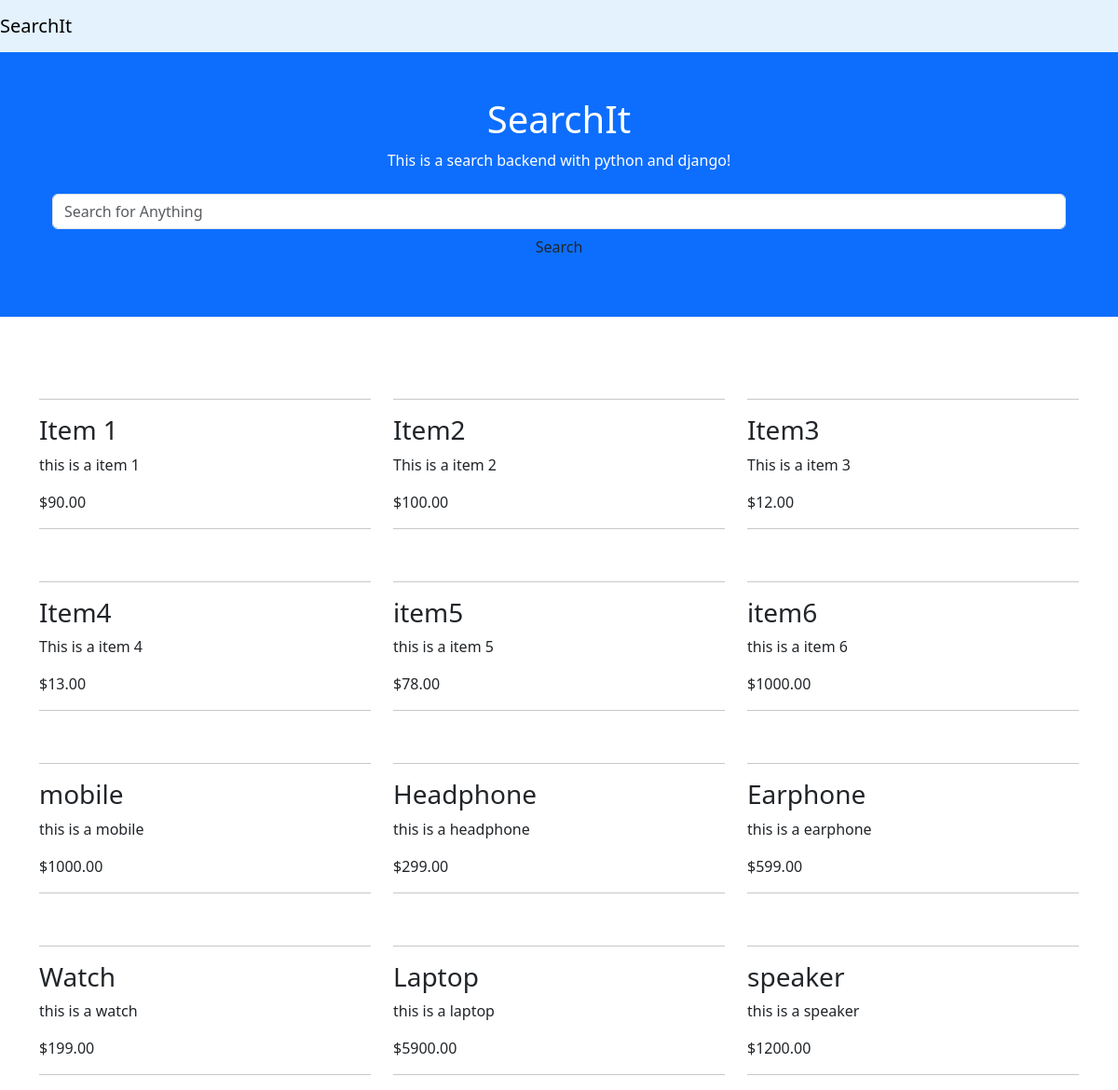
The page / on the database its author committed.
### main/models.py (models this page shows, shortened)
class Item(models.Model):
    name = models.CharField(max_length=255, null=True, default="",blank=True)
    image = models.ImageField(null=True, blank = True, upload_to='images/')
    about = models.TextField()
    price = models.DecimalField(max_digits=10, decimal_places=2)

### main/views.py (the view)
# urls.py: path('',views.home, name='home'),
def home(request):
    items = Item.objects.all()
    context = {
        'items':items
    }
    return render(request, 'main/home.html', context)

### main/templates/main/home.html (shortened to what this page needs)
{%extends 'main/base.html'%}
{%block content%}
<div class="container-fluid p-5 bg-primary text-white text-center">
    <h1>SearchIt</h1>
    <p>This is a search backend with python and django!</p>
    <div class="container-fluid p-2 bg-primary text-white text-center">
    <form class="form-inline my-2 my-lg-0" method="GET" action="{%url 'search'%}">
      <input class="form-control mr-sm-2" type="search" placeholder="Search for Anything" aria-label="Search" name = "query">
      <button class="btn btn success my-2 my-sm-0" type="submit">Search</button>
    </form>
  </div>
  </div>
  <div class="container mt-5">
    <div class="row">
      {% for item in items %}
          <div class="col-sm-4">
            <hr>
            <h3>{{ item.name }}</h3>
            <p>{{ item.about }}</p>
            <p>${{ item.price }}</p><hr>
          </div>
      {% endfor %}
    </div>
  </div>
  {%endblock content%}

### main/templates/main/base.html (shortened to what this page needs)
{%load static%}
<!DOCTYPE html>
<html lang="en">
<head>
    <link href="https://cdn.jsdelivr.net/npm/bootstrap@5.3.3/dist/css/bootstrap.min.css" rel="stylesheet">
    <link rel="stylesheet" href="{%static 'style.css'%}">
</head>
<body>
    <nav class="navbar navbar-light" style="background-color: #e3f2fd;">
        <a class="navbar-brand" href="{%url 'home'%}">SearchIt</a>
    </nav>
{%block content%}
{%endblock content%}
</body>
</html>

### rows shown on the page
Item: name "Item 1", about "this is a item 1", price "90.00"
Item: name "Item2", about "This is a item 2", price "100.00"
Item: name "Item3", about "This is a item 3", price "12.00"
Item: name "Item4", about "This is a item 4", price "13.00"
Item: name "item5", about "this is a item 5", price "78.00"
Item: name "item6", about "this is a item 6", price "1000.00"
Item: name "mobile", about "this is a mobile", price "1000.00"
Item: name "Headphone", about "this is a headphone", price "299.00"
Item: name "Earphone", about "this is a earphone", price "599.00"
Item: name "Watch", about "this is a watch", price "199.00"
Item: name "Laptop", about "this is a laptop", price "5900.00"
Item: name "speaker", about "this is a speaker", price "1200.00"
